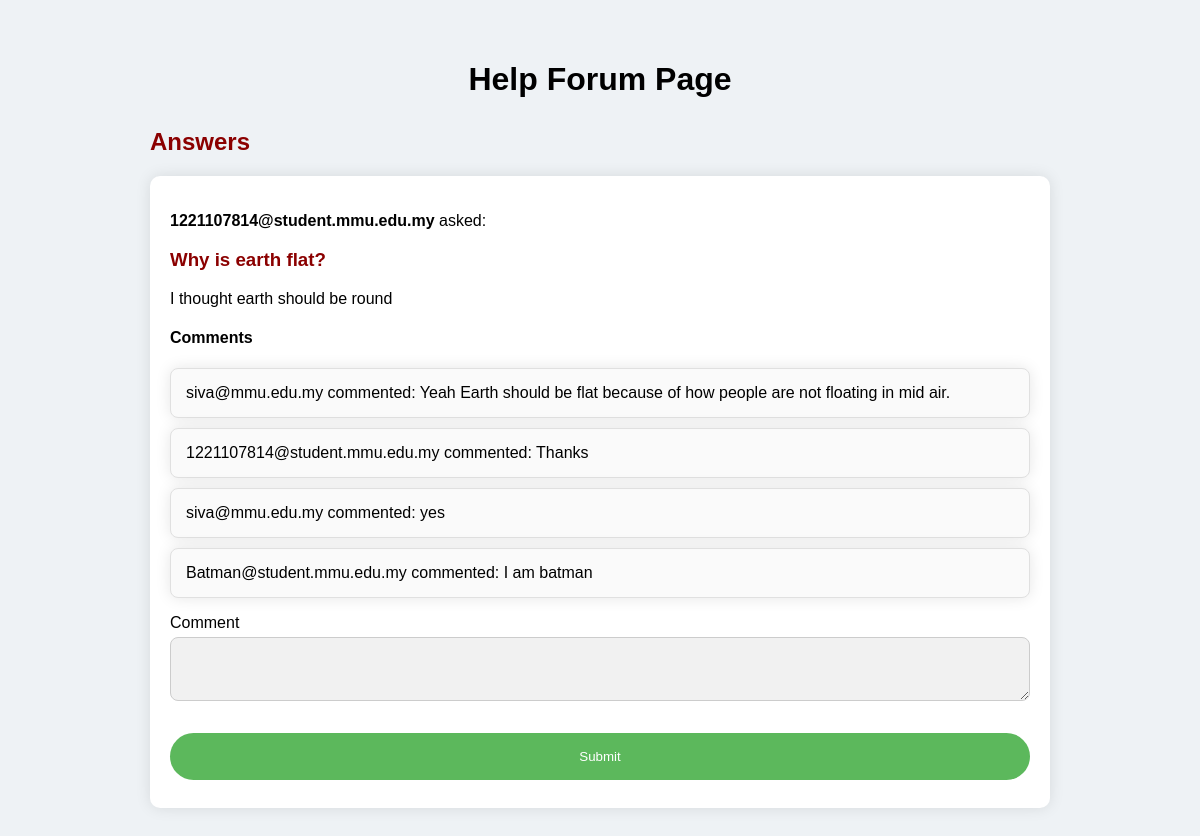
Page /help_forum/1 on the committed database.
### app.py (models this page shows)
class Question(db.Model):
    id = db.Column(db.Integer, primary_key=True)
    question = db.Column(db.String(500), nullable=False)
    email = db.Column(db.String(90), nullable=False)
    description = db.Column(db.Text, nullable=False)

class Comment(db.Model):
    id = db.Column(db.Integer, primary_key=True)
    question = db.relationship('Question', backref=db.backref('comments', lazy=True))
    email = db.Column(db.String(90), nullable=False)
    question_id = db.Column(db.Integer, db.ForeignKey('question.id'), nullable=False)
    comment = db.Column(db.Text, nullable=False)

### app.py (the view)
@app.route('/help_forum/<int:question_id>', methods=['GET', 'POST'])
def help_forum(question_id):
    question = Question.query.get_or_404(question_id)
    form = CommentForm()
    if form.validate_on_submit():
        comment = Comment(email=current_user.email, comment=form.comment.data, question_id=question.id)
        db.session.add(comment)
        db.session.commit()
        flash('Your comment already posted!', 'success')
        return redirect(url_for('help_forum', question_id=question.id))
    comments = Comment.query.filter_by(question_id=question.id).all()
    return render_template('help_forum.html', question=question, comments=comments, form=form)

### app.py
class CommentForm(FlaskForm): #Used FlaskForm to create the text box for Comment
    comment = TextAreaField('Comment', validators=[DataRequired()])
    submit = SubmitField('Submit')

### templates/help_forum.html (shortened to what this page needs)
<!DOCTYPE html>
<html lang="en">
<head>
    <link rel="stylesheet" href="{{ url_for('static', filename='help_forum.css') }}">
</head>
<body>
    <h1>Help Forum Page</h1>
    <h2>Answers</h2>
    <div class="container">
        <p><strong>{{ question.email }}</strong> asked:</p>
        <h3>{{ question.question }}</h3>
        <p>{{ question.description }}</p>
        <h4>Comments</h4>
        <ul>
            {% for comment in comments %}
                <li>{{ comment.email }} commented: {{ comment.comment }}</li>
            {% endfor %}
        </ul>
        <form method="POST">
            <div>
                {{ form.comment.label }}
                {{ form.comment(class_="input") }}
            </div>
            <div>
                {{ form.submit(class_="helpbtn") }}
            </div>
        </form>
    </div>
</body>
</html>

### static/help_forum.css (style rules this page uses)
body { font-family: Arial, Helvetica, sans-serif; background-color: #eef2f5; max-width: 900px; margin: 0 auto; padding-top: 40px; padding-bottom: 40px; }
* { box-sizing: border-box; }
.container { padding: 10px; padding: 20px; background-color: #fff; border-radius: 10px; box-shadow: 0 0 15px rgba(0, 0, 0, 0.1); margin-bottom: 20px; }
h1 { color: black; text-align: center; margin-bottom: 30px; }
h2 { color: darkred; margin-top: 30px; }
h3 { color: darkred; }
ul { list-style-type: none; padding: 0; }
ul li { background: #fafafa; padding: 15px; border-radius: 8px; margin-bottom: 10px; border: 1px solid #e0e0e0; box-shadow: 0 0 15px rgba(0, 0, 0, 0.1); }
p { height: auto; width: auto; }
input[type=text], textarea { width: 100%; padding: 15px; margin: 5px 0 20px 0; display: inline-block; border: 1px solid #ccc; background: #f1f1f1; border-radius: 8px; font-size: 14px; }
.helpbtn { background-color: #5cb85c; color: white; padding: 16px 20px; margin: 8px 0; border: none; cursor: pointer; width: 100%; border-radius: 25px; }

### rows in the picture
Question: email "1221107814@student.mmu.edu.my", question "Why is earth flat?", description "I thought earth should be round"
Comment: email "siva@mmu.edu.my", comment "Yeah Earth should be flat because of how people are not floating in mid air."
Comment: email "1221107814@student.mmu.edu.my", comment "Thanks"
Comment: email "siva@mmu.edu.my", comment "yes"
Comment: email "Batman@student.mmu.edu.my", comment "I am batman"
